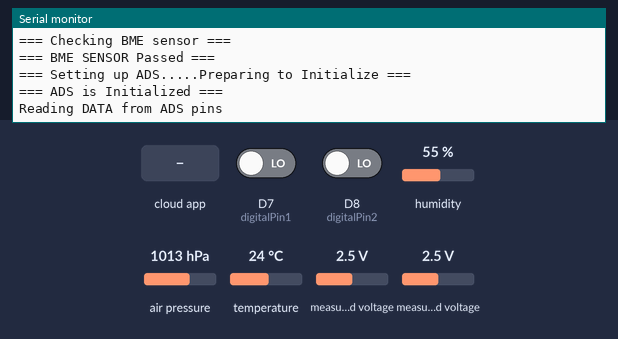
Recording of a sketch running on a simulated ESP8266 (NodeMCU). Shown: the last lines printed to the serial monitor. The test bench sets the inputs (shaded band); at power-on: humidity 55 %, measured voltage 2.5 V, D7 (digitalPin1) LOW, D8 (digitalPin2) LOW, air pressure 1013 hPa, temperature 24 °C. WiFi joins after 1.5 s; servers stay silent unless stated; the Firebase database answers and starts empty.

Above: at 3.7 s.
3.8 s: humidity set to 22 %
At 8.9 s:
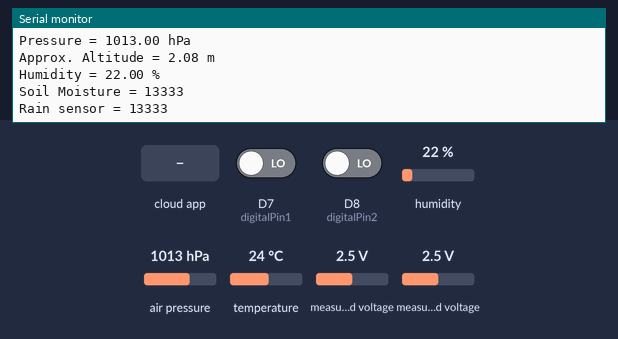
9.0 s: measured voltage (sensor 200) set to 0.1 V
At 9.82 s:
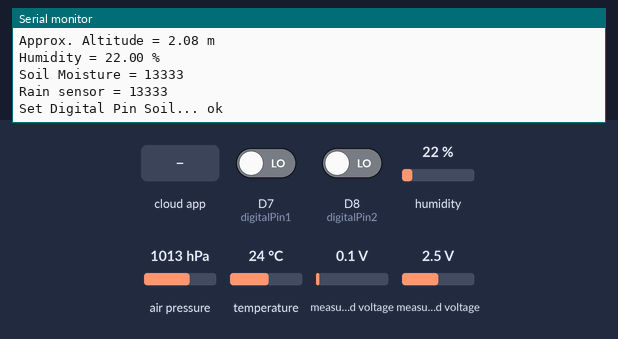
11.7 s: measured voltage (sensor 201) set to 0.1 V
At 13.1 s:
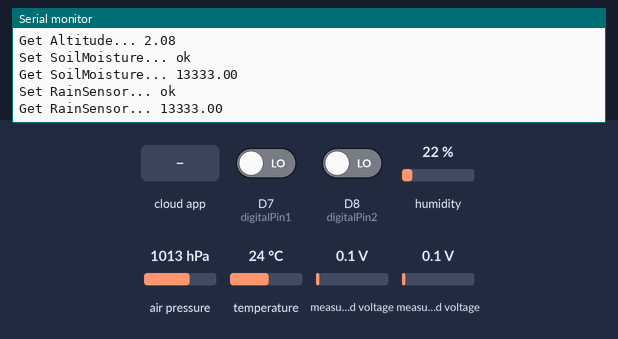
14.4 s: D7 (digitalPin1) driven HIGH
17.1 s: D8 (digitalPin2) driven HIGH
At 17.1 s:
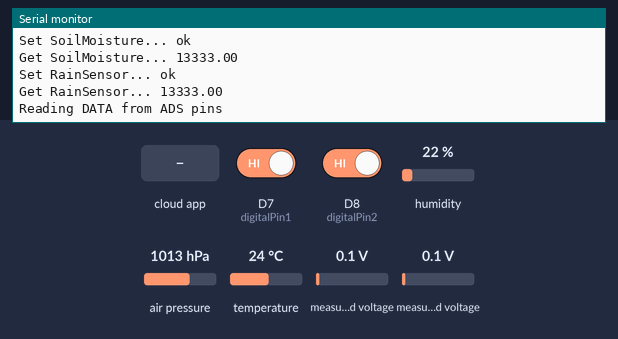

The sketch:

farmxfirebase.ino
```cpp
//.........................The FarmX hardware sourcecodes were built for the 2023 Google Solution Challenge..............................................................................
//Author: Olufemi Victor Tolulope in Team Chemotronix
//Reach out on linkedIn https://www.linkedin.com/in/olufemi-victor-tolulope/
// We'll be making this project Open source Forever!
// WARNING! If you are a newbie and just downloaded this code from my repository and you want to run it, you need to put it in the standard folder where arduino ide keeps its files, else the code won't compile


// Include the necessary libraries
#include <Arduino.h>
#if defined(ESP32)
#include <WiFi.h>
#include <FirebaseESP32.h>
#elif defined(ESP8266)
#include <ESP8266WiFi.h>
#include <FirebaseESP8266.h>
#elif defined(ARDUINO_RASPBERRY_PI_PICO_W)
#include <WiFi.h>
#include <FirebaseESP8266.h>
#endif

#include <Adafruit_ADS1X15.h> //For the ADC.
#include <Adafruit_BME280.h>

// define pin params
#define digitalPin1 D7
#define digitalPin2 D8
#define SEALEVELPRESSURE_HPA (1013.25)


Adafruit_ADS1115 ads;     /* I'm Using thi for the 16-bit version */
Adafruit_BME280 bme; // I2C


// Provide the token generation process info.
#include <addons/TokenHelper.h>

// Provide the RTDB payload printing info and other helper functions.
#include <addons/RTDBHelper.h>

/* 1. Define the WiFi credentials */
#define WIFI_SSID " " // I'm hiding secrets for open source purposes
#define WIFI_PASSWORD " " // I'm hiding secrets for open source purposes

// For the following credentials, see examples/Authentications/SignInAsUser/EmailPassword/EmailPassword.ino

/* 2. Define the API Key */
#define API_KEY " " // I'm hiding secrets for open source purposes

/* 3. Define the RTDB URL */
#define DATABASE_URL " " //<databaseName>.firebaseio.com or <databaseName>.<region>.firebasedatabase.app // I'm hiding secrets for open source purposes

/* 4. Define the user Email and password that alreadey registerd or added in your project */
#define USER_EMAIL " " // I'm hiding secrets for open source purposes
#define USER_PASSWORD " " // I'm hiding secrets for open source purposes


// Define Firebase Data object
FirebaseData fbdo;
FirebaseAuth auth;
FirebaseConfig config;

unsigned long sendDataPrevMillis = 0;

unsigned long count = 0;

#if defined(ARDUINO_RASPBERRY_PI_PICO_W)
WiFiMulti multi;
#endif

void setup()
{

  Serial.begin(115200);

#if defined(ARDUINO_RASPBERRY_PI_PICO_W)
  multi.addAP(WIFI_SSID, WIFI_PASSWORD);
  multi.run();
#else
  WiFi.begin(WIFI_SSID, WIFI_PASSWORD);
#endif

  Serial.print("Connecting to Wi-Fi");
  unsigned long ms = millis();
  while (WiFi.status() != WL_CONNECTED)
  {
    Serial.print(".");
    delay(300);
#if defined(ARDUINO_RASPBERRY_PI_PICO_W)
    if (millis() - ms > 10000)
      break;
#endif
  }
  Serial.println();
  Serial.print("Connected with IP: ");
  Serial.println(WiFi.localIP());
  Serial.println();

  Serial.printf("Firebase Client v%s\n\n", FIREBASE_CLIENT_VERSION);

  /* Assign the api key (required) */
  config.api_key = API_KEY;

  /* Assign the user sign in credentials */
  auth.user.email = USER_EMAIL;
  auth.user.password = USER_PASSWORD;

  /* Assign the RTDB URL (required) */
  config.database_url = DATABASE_URL;

  /* Assign the callback function for the long running token generation task */
  config.token_status_callback = tokenStatusCallback; // see addons/TokenHelper.h

  // The WiFi credentials are required for Pico W
  // due to it does not have reconnect feature.
#if defined(ARDUINO_RASPBERRY_PI_PICO_W)
  config.wifi.clearAP();
  config.wifi.addAP(WIFI_SSID, WIFI_PASSWORD);
#endif

  // Or use legacy authenticate method
  // config.database_url = DATABASE_URL;
  // config.signer.tokens.legacy_token = "<database secret>";

  // To connect without auth in Test Mode, see Authentications/TestMode/TestMode.ino

  //////////////////////////////////////////////////////////////////////////////////////////////
  // Please make sure the device free Heap is not lower than 80 k for ESP32 and 10 k for ESP8266,
  // otherwise the SSL connection will fail.
  //////////////////////////////////////////////////////////////////////////////////////////////

  Firebase.begin(&config, &auth);

  // Comment or pass false value when WiFi reconnection will control by your code or third party library
  Firebase.reconnectWiFi(true);

  Firebase.setDoubleDigits(5);

//----------------------------------------------------------------SET UP THE BME AND THE ADS1115 -----------------------------------------------------------------------------------------------------//


delay(500);
  Serial.println("=== Checking BME sensor ===");

  bool status;
  status = bme.begin(0x76);
  if (!status) {
    Serial.println("Could not detect a BME280 sensor, Fix wiring Connections!");
    while (1);
  }
    Serial.println("=== BME SENSOR Passed ===");

Serial.println("=== Setting up ADS.....Preparing to Initialize ===");

  if (!ads.begin())
  {
    Serial.println("Failed to initialize ADS.");
    while (1);
  }
Serial.println("=== ADS is Initialized ===");
delay(500);


  // Set the digital pins as input
  pinMode(digitalPin1, INPUT);
  pinMode(digitalPin2, INPUT);


  /** Timeout options.

  //WiFi reconnect timeout (interval) in ms (10 sec - 5 min) when WiFi disconnected.
  config.timeout.wifiReconnect = 10 * 1000;

  //Socket connection and SSL handshake timeout in ms (1 sec - 1 min).
  config.timeout.socketConnection = 10 * 1000;

  //Server response read timeout in ms (1 sec - 1 min).
  config.timeout.serverResponse = 10 * 1000;

  //RTDB Stream keep-alive timeout in ms (20 sec - 2 min) when no server's keep-alive event data received.
  config.timeout.rtdbKeepAlive = 45 * 1000;

  //RTDB Stream reconnect timeout (interval) in ms (1 sec - 1 min) when RTDB Stream closed and want to resume.
  config.timeout.rtdbStreamReconnect = 1 * 1000;

  //RTDB Stream error notification timeout (interval) in ms (3 sec - 30 sec). It determines how often the readStream
  //will return false (error) when it called repeatedly in loop.
  config.timeout.rtdbStreamError = 3 * 1000;

  Note:
  The function that starting the new TCP session i.e. first time server connection or previous session was closed, the function won't exit until the
  time of config.timeout.socketConnection.

  You can also set the TCP data sending retry with
  config.tcp_data_sending_retry = 1;

  */
} // End SETUP

void loop()
{

  // Read the digital pin values
  int digitalValue1 = digitalRead(digitalPin1);
  int digitalValue2 = digitalRead(digitalPin2);


  // Read the analog pin value

  Serial.println("Reading DATA from ADS pins");
  delay(5000);
  Serial.println("Passed brief delay");
  int16_t adc0, adc1;
  Serial.println("Setup the readouts");
  adc0 = ads.readADC_SingleEnded(0); // Rain Sensor.
  delay(500);
  Serial.println("Read A0 successfully");
  adc1 = ads.readADC_SingleEnded(1); // Soil moisture sensor
  delay(500);
   Serial.println("Read A1 successfully");


//------------------------------------------------------------------------------------------ READ DATA FROM THE BME SENSOR -------------------------------------------------------------------------------------------//

float temperature = bme.readTemperature();
float pressure = bme.readPressure() / 100.0F ;
float altitude = bme.readAltitude(SEALEVELPRESSURE_HPA);
float humidity = bme.readHumidity();


// Print the values on the serial monitor
Serial.print("Digital Pin 1: ");
Serial.println(digitalValue1);
Serial.print("Digital Pin 2: ");
Serial.println(digitalValue2);
Serial.print("Temperature = ");
Serial.print(temperature);
Serial.println(" ºC");
Serial.print("Pressure = ");
Serial.print(pressure);
Serial.println(" hPa");
Serial.print("Approx. Altitude = ");
Serial.print(altitude);
Serial.println(" m");
Serial.print("Humidity = ");
Serial.print(humidity);
Serial.println(" %");
Serial.print("Soil Moisture = ");
Serial.print(adc0);
Serial.println("");
Serial.print("Rain sensor = ");
Serial.print(adc1);
Serial.println("");
delay(1000); // Delay for 1 second before repeating the loop


// ----------------------------------------------------------------------------------------------SENDING DATA TO FIREBASE REALTIME DATABASE -----------------------------------------------------------------------------//

  // Firebase.ready() should be called repeatedly to handle authentication tasks.

  if (Firebase.ready() && (millis() - sendDataPrevMillis > 15000 || sendDataPrevMillis == 0))
  {
    sendDataPrevMillis = millis();

    Serial.printf("Set Digital Pin Soil... %s\n", Firebase.setFloat(fbdo, F("/farmx_iot/digital_pin_soil_moisture"), digitalValue1) ? "ok" : fbdo.errorReason().c_str());

    Serial.printf("Get Digital Pin Soil... %s\n", Firebase.getFloat(fbdo, F("/farmx_iot/digital_pin_soil_moisture")) ? String(fbdo.to<float>()).c_str() : fbdo.errorReason().c_str());

    Serial.printf("Set Digital Rain Sensor... %s\n", Firebase.setDouble(fbdo, F("/farmx_iot/digital_pin_rain_sensor"), digitalValue2) ? "ok" : fbdo.errorReason().c_str());

    Serial.printf("Get Digital Rain Sensor... %s\n", Firebase.getDouble(fbdo, F("/farmx_iot/digital_pin_rain_sensor")) ? String(fbdo.to<double>()).c_str() : fbdo.errorReason().c_str());

    Serial.printf("Set Temperature... %s\n", Firebase.setFloat(fbdo, F("/farmx_iot/temperature"), temperature) ? "ok" : fbdo.errorReason().c_str());

    Serial.printf("Get Temperature... %s\n", Firebase.getFloat(fbdo, F("/farmx_iot/temperature")) ? String(fbdo.to<float>()).c_str() : fbdo.errorReason().c_str());

    Serial.printf("Set Humidity... %s\n", Firebase.setDouble(fbdo, F("/farmx_iot/humidity"), humidity) ? "ok" : fbdo.errorReason().c_str());

    Serial.printf("Get Humidity... %s\n", Firebase.getDouble(fbdo, F("/farmx_iot/humidity")) ? String(fbdo.to<double>()).c_str() : fbdo.errorReason().c_str());

    Serial.printf("Set Pressure... %s\n", Firebase.setFloat(fbdo, F("/farmx_iot/Pressure"), pressure) ? "ok" : fbdo.errorReason().c_str());

    Serial.printf("Get Pressure... %s\n", Firebase.getFloat(fbdo, F("/farmx_iot/Pressure")) ? String(fbdo.to<float>()).c_str() : fbdo.errorReason().c_str());

    Serial.printf("Set Altitude... %s\n", Firebase.setDouble(fbdo, F("/farmx_iot/Altitude"), altitude) ? "ok" : fbdo.errorReason().c_str());

    Serial.printf("Get Altitude... %s\n", Firebase.getDouble(fbdo, F("/farmx_iot/Altitude")) ? String(fbdo.to<double>()).c_str() : fbdo.errorReason().c_str());

    Serial.printf("Set SoilMoisture... %s\n", Firebase.setFloat(fbdo, F("/farmx_iot/SoilMoisture"), adc0) ? "ok" : fbdo.errorReason().c_str());

    Serial.printf("Get SoilMoisture... %s\n", Firebase.getFloat(fbdo, F("/farmx_iot/SoilMoisture")) ? String(fbdo.to<float>()).c_str() : fbdo.errorReason().c_str());

    Serial.printf("Set RainSensor... %s\n", Firebase.setDouble(fbdo, F("/farmx_iot/RainSensor"), adc1) ? "ok" : fbdo.errorReason().c_str());

    Serial.printf("Get RainSensor... %s\n", Firebase.getDouble(fbdo, F("/farmx_iot/RainSensor")) ? String(fbdo.to<double>()).c_str() : fbdo.errorReason().c_str());


    delay(5000);
//---------------------------------------------------------------------------------------------SENDING JSON TYPE DATA -----------------------------------------------------------------------------------------------------------//
    // For the usage of FirebaseJson, see examples/FirebaseJson/BasicUsage/Create_Parse_Edit.ino
    FirebaseJson json;

  //  if (count == 0)
  //  {
  //    json.set("value/round/" + String(count), F("cool!"));
  //    json.set(F("vaue/ts/.sv"), F("timestamp"));
   //   Serial.printf("Set json... %s\n", Firebase.set(fbdo, F("/farmx_iot/json"), json) ? "ok" : fbdo.errorReason().c_str());
  //  }
  //  else
  //  {
  //    json.add(String(count), "smart!");
  //    Serial.printf("Update node... %s\n", Firebase.updateNode(fbdo, F("/farmx_iot/json/value/round"), json) ? "ok" : fbdo.errorReason().c_str());
  //  }

    Serial.println();

    // For generic set/get functions.

    // For generic set, use Firebase.set(fbdo, <path>, <any variable or value>)

    // For generic get, use Firebase.get(fbdo, <path>).
    // And check its type with fbdo.dataType() or fbdo.dataTypeEnum() and
    // cast the value from it e.g. fbdo.to<int>(), fbdo.to<std::string>().

    // The function, fbdo.dataType() returns types String e.g. string, boolean,
    // int, float, double, json, array, blob, file and null.

    // The function, fbdo.dataTypeEnum() returns type enum (number) e.g. fb_esp_rtdb_data_type_null (1),
    // fb_esp_rtdb_data_type_integer, fb_esp_rtdb_data_type_float, fb_esp_rtdb_data_type_double,
    // fb_esp_rtdb_data_type_boolean, fb_esp_rtdb_data_type_string, fb_esp_rtdb_data_type_json,
    // fb_esp_rtdb_data_type_array, fb_esp_rtdb_data_type_blob, and fb_esp_rtdb_data_type_file (10)

    count++;
  }
}

/// PLEASE AVOID THIS ////

// Please avoid the following inappropriate and inefficient use cases
/**
 *
 * 1. Call get repeatedly inside the loop without the appropriate timing for execution provided e.g. millis() or conditional checking,
 * where delay should be avoided.
 *
 * Everytime get was called, the request header need to be sent to server which its size depends on the authentication method used,
 * and costs your data usage.
 *
 * Please use stream function instead for this use case.
 *
 * 2. Using the single FirebaseData object to call different type functions as above example without the appropriate
 * timing for execution provided in the loop i.e., repeatedly switching call between get and set functions.
 *
 * In addition to costs the data usage, the delay will be involved as the session needs to be closed and opened too often
 * due to the HTTP method (GET, PUT, POST, PATCH and DELETE) was changed in the incoming request.
 *
 *
 * Please reduce the use of swithing calls by store the multiple values to the JSON object and store it once on the database.
 *
 * Or calling continuously "set" or "setAsync" functions without "get" called in between, and calling get continuously without set
 * called in between.
 *
 * If you needed to call arbitrary "get" and "set" based on condition or event, use another FirebaseData object to avoid the session
 * closing and reopening.
 *
 * 3. Use of delay or hidden delay or blocking operation to wait for hardware ready in the third party sensor libraries, together with stream functions e.g. Firebase.RTDB.readStream and fbdo.streamAvailable in the loop.
 *
 * Please use non-blocking mode of sensor libraries (if available) or use millis instead of delay in your code.
 *
 * 4. Blocking the token generation process.
 *
 * Let the authentication token generation to run without blocking, the following code MUST BE AVOIDED.
 *
 * while (!Firebase.ready()) <---- Don't do this in while loop
 * {
 *     delay(1000);
 * }
 *
 */
```

Measured:
- after the input at 3.8 s, the serial monitor: prints a new line after 4.7 s (image 1)
